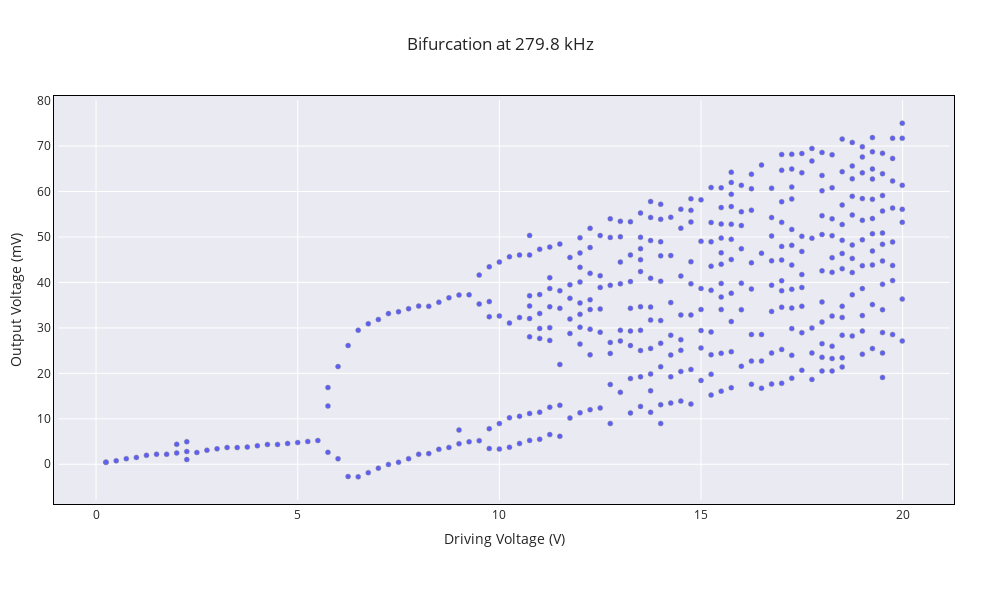

The notebook cell saved with this chart:
### Markdown cell above
# Bifurcation
- Plot for different thresholds (when we take two peaks as separate)
- this has an adaptive threshold given it goes haywire after 12 ish

** You can play around with this list. We will probably go with the [1, 2, 2, 3]**

### Code cell
# diff_l = [ [0.5, 1, 2, 2], [ 1, 2, 2, 3], [1.5, 3,5,5] , [1,1,1,1]]
diff_l = [ [0.5, 1, 2, 2] ]
i=0
for dist_list in diff_l: 
    results = run_all(file_path_ls,file_path_ls_2, folders, difference_list=dist_list)
    # results
    keys, vals , vals_len= [], [], []
    for k in results.keys():
        keys.append(float(k))
        vals.append(results.get(k))
        vals_len.append(len(results.get(k)))
    
    plt_lsx = []
    for j in range(len(vals)):
        ls = [vals[j][i] for i in range(len(vals[j])) ]
        for k in range(len(ls)):
            plt_lsx.append([float(keys[j]), ls[k]])

    x_axis = [i[0] for i in plt_lsx]  
    y_axis = np.asarray([i[1] for i in plt_lsx] ) 

    trace1 = go.Scatter(
        x = x_axis,
        y = y_axis,
        mode='markers ',   # scatter mode (more in UG section 1)
        opacity = .6,
        marker = dict(size = 5, color = 'blue', line=dict(width=0.5))
        )
    data = [trace1]

    layout = go.Layout(
        autosize=False,
        width=750,
        height=500,

        xaxis= go.layout.XAxis(linecolor = 'black',
                            linewidth = 1,
                            mirror = True),

        yaxis= go.layout.YAxis(linecolor = 'black',
                            linewidth = 1,
                            mirror = True),

        margin=go.layout.Margin(
            l=50,
            r=50,
            b=100,
            t=100,
            pad = 4
        )
    )
    fig = go.Figure(data=data, layout=layout)
    # fig.update_layout(title= 'threshold =' + str(dist_list) )
    fig.update_layout(title= 'Bifurcation at 279.8 kHz')
    fig.update_layout(width=1000,height=600)  

    fig.update_layout(yaxis_title="Output Voltage (mV)", xaxis_title="Driving Voltage (V)")
    i = i+1
    # fig.write_image("Bifurcation{}.png".format(i))
    fig.write_image("everettBifurcation{}.png".format(i))
    fig.show()

### Figure 1 — Plotly figure (JSON) as saved in the notebook; plotly's stock layout.template omitted (floating-point values rounded to 4 significant figures; data arrays with more than 128 entries replaced by an {"elided": "..."} marker saying what was removed)
{"data": [{"marker": {"color": "blue", "line": {"width": 0.5}, "size": 5}, "mode": "markers", "opacity": 0.6, "type": "scatter", "x": {"elided": "407 float values"}, "y": {"elided": "407 float values"}}], "layout": {"autosize": false, "height": 600, "margin": {"b": 100, "l": 50, "pad": 4, "r": 50, "t": 100}, "title": {"text": "Bifurcation at 279.8 kHz"}, "width": 1000, "xaxis": {"linecolor": "black", "linewidth": 1, "mirror": true, "title": {"text": "Driving Voltage (V)"}}, "yaxis": {"linecolor": "black", "linewidth": 1, "mirror": true, "title": {"text": "Output Voltage (mV)"}}}}
